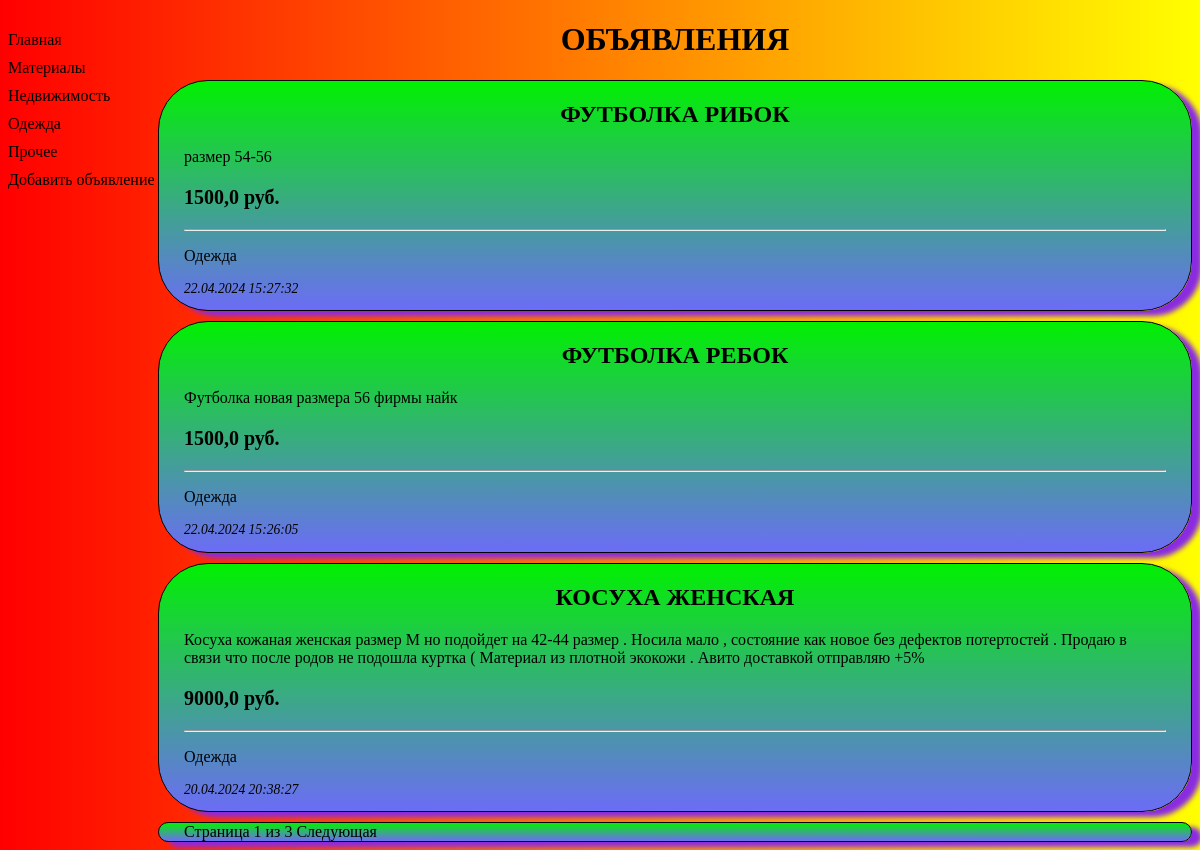
Page /bboard/ on the earlier database version.
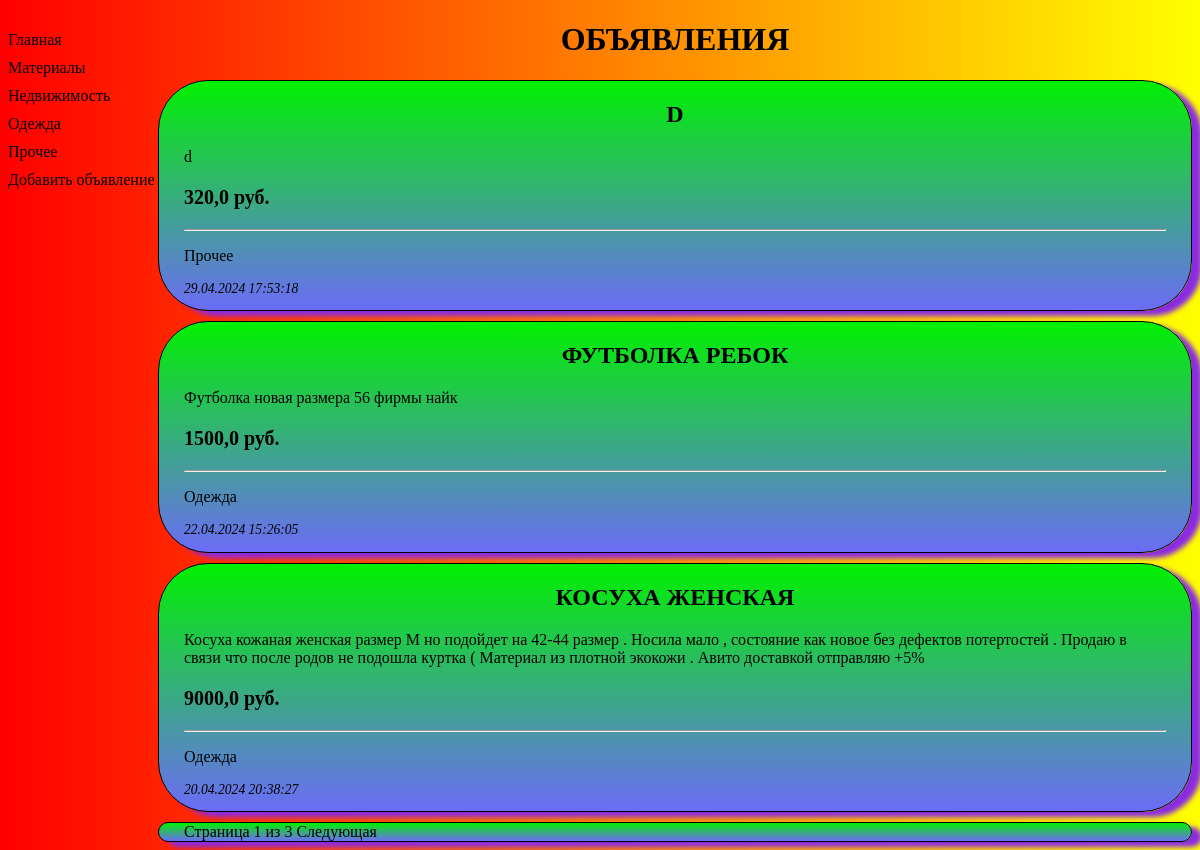
Same page on the later database version.
### myapp/models.py (models this page shows, shortened)
class Rublic(models.Model):
    name = models.CharField(max_length=100, verbose_name='Название', db_index=True)
    class Meta:
        verbose_name_plural = 'Рубирики'
        verbose_name = 'Рубрика'
        ordering = ['name']

class Bb(models.Model):
    title = models.CharField(max_length=100, verbose_name='Название')
    content = models.TextField(verbose_name='Описание')
    price = models.FloatField(verbose_name='Стоимость',
                              validators=[validators.MinValueValidator(0, 'Цена не может быть меньше 0!')])
    published = models.DateTimeField(verbose_name='Дата публикации', auto_now_add=True, db_index=True)
    rublic = models.ForeignKey('Rublic', on_delete=models.PROTECT, null=True, verbose_name='Рубрика')
    class Meta:
        verbose_name_plural = 'Объявления'
        verbose_name = 'Объявление'
        ordering = ['-published', 'title']

### myapp/views.py (the view)
# urls.py: path('', views.index, name='main'),
def index(request):
    items = Bb.objects.all()
    rublics = Rublic.objects.all()
    paginator = Paginator(items, 3)
    number = request.GET.get('page', 1)
    page = paginator.get_page(number)
    return render(request, 'myapp/index.html', {'items':page, 'rublics': rublics})

### myapp/templates/myapp/index.html (shortened to what this page needs)
{% extends "layout/basic.html" %}
{% block title_2 %}Объявления{% endblock %}
{% block paginator %}
{% include 'layout/paginator.html' with page=items%}
{% endblock paginator %}

### myapp/templates/layout/basic.html (shortened to what this page needs)
{% load static %}
<!DOCTYPE html>
<html>
<head>
    <link type="text/css" rel="stylesheet" href="{% static 'myapp/div_style.css' %}">
</head>
<body>
    <nav>
        <a href="{% url 'myapp:main' %}">Главная</a>
        {% for i in rublics %}
        <a href="{% url 'myapp:rublic_page' i.pk %}">{{i.name}}</a>
        {% endfor %}
        <a href="{% url 'myapp:add' %}">Добавить объявление</a>
    </nav>
    <h1>{% block title_2 %}{% endblock %}</h1>
    {% for i in items %}
    <div>
        <h2><b><a href="{% url 'myapp:index_page' i.id %}">{{i.title}}</a></b></h2>
        <p>{{i.content}}</p>
        <p class="price"><b>{{i.price}} руб.</b></p>
        <hr>
        <p><a href="{% url 'myapp:rublic_page' i.rublic.pk %}">{{i.rublic.name}}</a></p>
        <p style="font-size: 85%; font-style: italic;">{{i.published|date:"d.m.Y H:i:s"}}</p>
    </div>
    {% endfor %}
    {% block paginator %}
    {% endblock paginator %}
</body>
</html>

Differences in the rows shown:
removed Bb: title "ФУТБОЛКА РИБОК", content "размер 54-56", price "1500,0", rublic.name "Одежда", published "22.04.2024 15:27:32"
added Bb: title "D", content "d", price "320,0", rublic.name "Прочее", published "29.04.2024 17:53:18"
